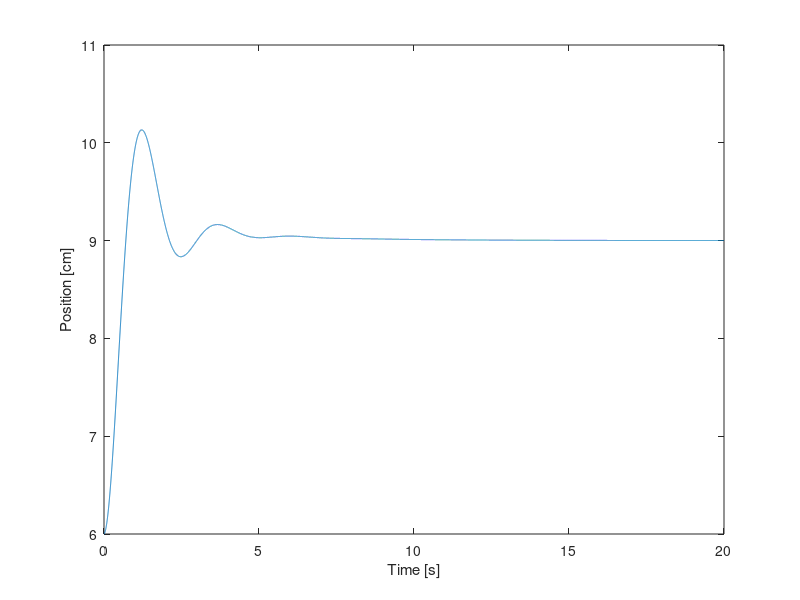

Reproduce this figure in MATLAB.
clear; close all; clc

%% Inputs -- PLEASE MODIFY

servo_offset = 1760;
range = 300;

setpoint = 9; % [cm]

Kp = 0.7;
Ki = 0.2;
Kd = 0.2;

% Start Position
sensor = 6; % [cm]
servo = 1760; % theta = 0 @ 1760

%% Simulate  -- DO NOT MODIFY

servo_min = servo_offset-range;
servo_max = servo_offset+range;

% Initialize
i = 0;
dt = 0.001;
time = 0;
vel = 0;
accel = 0;
integral = 0;
previous_error = 0;
scale = 10;

while time < 20
    time = time + dt;
    i = i + 1;
    
    % Plant Model (Error) -- VERIFY AGAINST ACTUAL
    theta = (servo-servo_offset)/300*20; % 20 deg per 300 ms on servo
    accel = 9.81*100*sind(theta);
    vel = accel*dt + vel;
    sensor(i+1) = sensor(i) + vel*dt;
    error = setpoint - sensor(i);

    % PID Controller
    integral = integral + error*dt;
    derivative = (error - previous_error)/dt;
    previous_error = error;
    output = (Kp*error + Ki*integral + Kd*derivative)*scale;
    servo = output + servo_offset;
    if servo>servo_max
        servo = servo_max;
    elseif servo <servo_min
        servo = servo_min;
    end
end

plot ([1:i]/1000,sensor(1:end-1));
xlabel('Time [s]');
ylabel('Position [cm]');